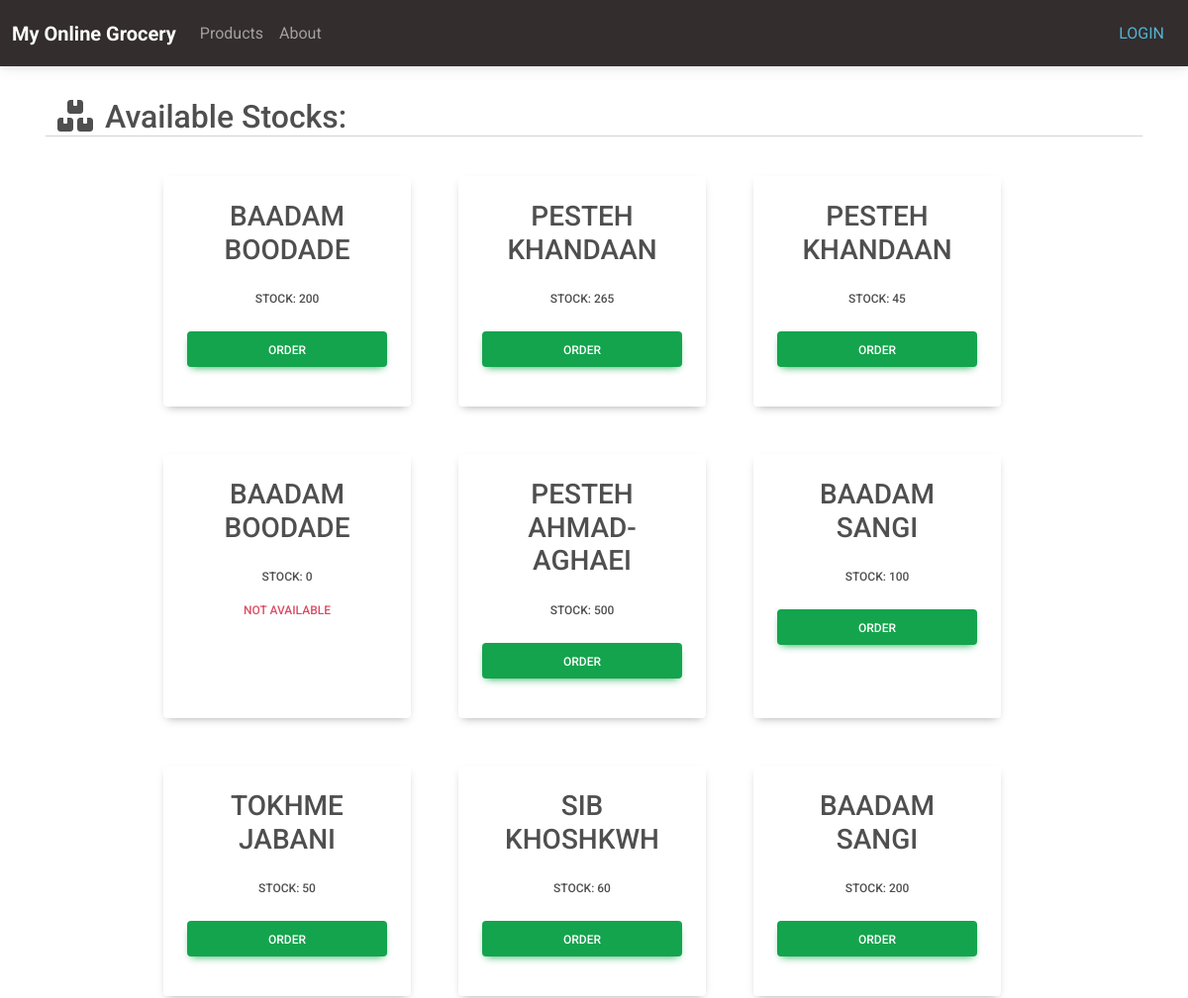
Before: /inventory/stocklist/ (upper part) with the older database file.
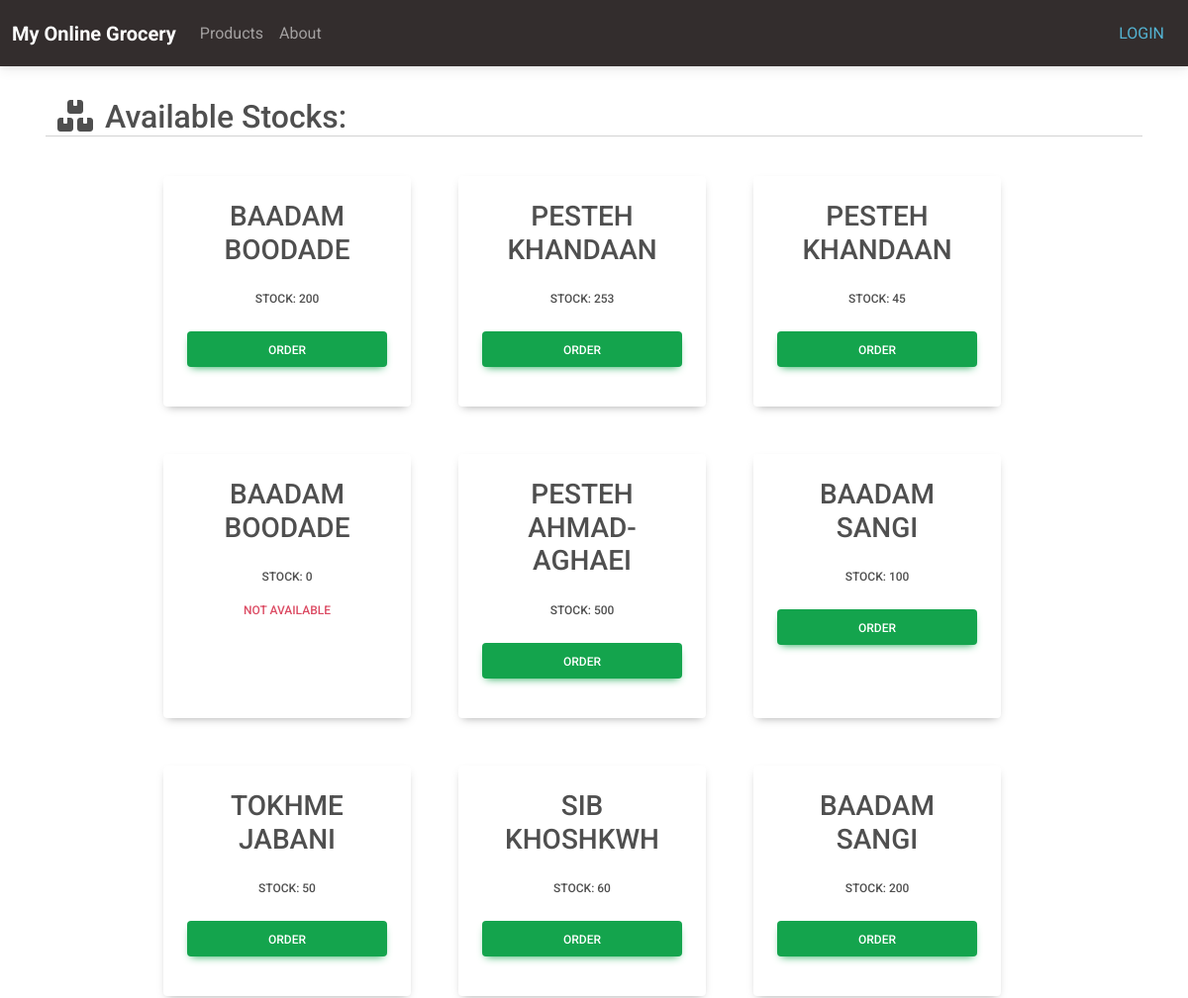
After: the same page with the newer database file.
### inventory/models.py (models this page shows, shortened)
class Stock(models.Model):
    product = models.ForeignKey(Product,
            related_name='stock_product',
            on_delete=models.CASCADE,)
    inventory = models.ForeignKey(Inventory,
            related_name='stock_inventory',
            on_delete=models.CASCADE,)
    quantity = models.PositiveIntegerField(default=0)

class Product(models.Model):
    name = models.CharField(max_length=100)
    price = models.DecimalField(max_digits=10, decimal_places=2, default=0)
    type = models.ForeignKey(ProductType,
            related_name='product_type',
            on_delete=models.CASCADE,)
    unit = models.ForeignKey(Unit,
            related_name='product_unit',
            on_delete=models.CASCADE,)

### inventory/views.py (the view)
# urls.py: path('stocklist/', views.StockListView.as_view(), name='stocklist'),
class StockListView(ListView,LoginRequiredMixin):
    model = Stock
    template_name = 'stocklist.html'

### templates/stocklist.html (shortened to what this page needs)
{% extends 'base.html' %}
{% load static %}
{% block content %}
<html>
<head>
  <link
  href="https://cdnjs.cloudflare.com/ajax/libs/font-awesome/6.0.0/css/all.min.css"
  rel="stylesheet"
/>
<link
  href="https://cdnjs.cloudflare.com/ajax/libs/mdb-ui-kit/6.4.0/mdb.min.css"
  rel="stylesheet"
/>
</head>
<body>
    <section class="flex m-3">
        <div class="row">
          <div class="mt-3">
            <i class="fas fa-boxes-stacked fa-2x"></i>
            <span class="h2 m-2">Available Stocks:<span>
            </div>
            <hr>
          <div class="row justify-content-center">
            {% for item in object_list %}
            <div class="btn border-secondary p-4 m-4 align-center text-center  bg-white rounded "
            style="width: 250px; ">
              <div>
                <div class="card-body">
                  <h3 class=" text-center">{{ item.product.name }}</h3>
                  <p class="card-title text-center mt-4 ">Stock: {{ item.quantity }}</p>
                  <p class="card-text text-center">
                    {% if item.quantity > 0 %}
                    <div class="align-self-end mt-4">
                      <a
                      href="{% url 'ordersubmit' pk=item.pk%}"
                      class="btn align-self-end btn-success  w-100
                      role="btn"
                      >Order</a
                      >
                    </div>
                    {% else %}
                    <p class="text text-danger">
                      Not Available
                    </p>
                    {% endif %}
                  </p>
                </div>
              </div>
            </div>
            {% endfor %}
          </div>
        </div>
      </section>
</body>
</html>
{% endblock content %}

Changed rows visible on the page:
changed Stock (number 2 of 9 on the later page): quantity "265" → "253"
